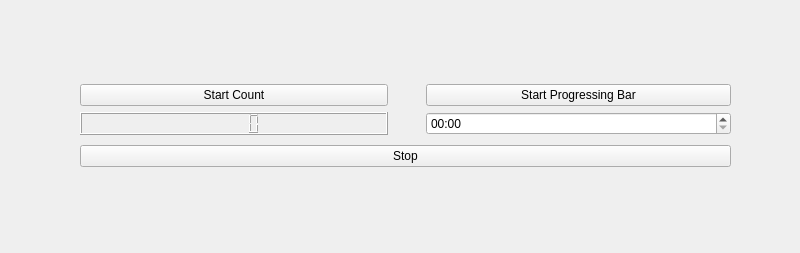
<?xml version="1.0" encoding="UTF-8"?>
<ui version="4.0">
 <class>Widget</class>
 <widget class="QWidget" name="Widget">
  <property name="geometry">
   <rect>
    <x>0</x>
    <y>0</y>
    <width>800</width>
    <height>253</height>
   </rect>
  </property>
  <property name="windowTitle">
   <string>Widget</string>
  </property>
  <widget class="QWidget" name="layoutWidget">
   <property name="geometry">
    <rect>
     <x>80</x>
     <y>80</y>
     <width>651</width>
     <height>93</height>
    </rect>
   </property>
   <layout class="QVBoxLayout" name="verticalLayout_3">
    <item>
     <layout class="QHBoxLayout" name="horizontalLayout">
      <item>
       <layout class="QVBoxLayout" name="verticalLayout">
        <property name="rightMargin">
         <number>15</number>
        </property>
        <item>
         <widget class="QPushButton" name="start">
          <property name="sizePolicy">
           <sizepolicy hsizetype="Expanding" vsizetype="Fixed">
            <horstretch>0</horstretch>
            <verstretch>0</verstretch>
           </sizepolicy>
          </property>
          <property name="text">
           <string>Start Count</string>
          </property>
         </widget>
        </item>
        <item>
         <widget class="QLCDNumber" name="lcdNumber">
          <property name="sizePolicy">
           <sizepolicy hsizetype="Expanding" vsizetype="Minimum">
            <horstretch>0</horstretch>
            <verstretch>0</verstretch>
           </sizepolicy>
          </property>
         </widget>
        </item>
       </layout>
      </item>
      <item>
       <layout class="QVBoxLayout" name="verticalLayout_2">
        <property name="leftMargin">
         <number>17</number>
        </property>
        <item>
         <widget class="QPushButton" name="progress">
          <property name="sizePolicy">
           <sizepolicy hsizetype="Expanding" vsizetype="Fixed">
            <horstretch>0</horstretch>
            <verstretch>0</verstretch>
           </sizepolicy>
          </property>
          <property name="text">
           <string>Start Progressing Bar</string>
          </property>
         </widget>
        </item>
        <item>
         <widget class="QTimeEdit" name="timeEdit">
          <property name="sizePolicy">
           <sizepolicy hsizetype="Expanding" vsizetype="Fixed">
            <horstretch>0</horstretch>
            <verstretch>0</verstretch>
           </sizepolicy>
          </property>
          <property name="currentSection">
           <enum>QDateTimeEdit::HourSection</enum>
          </property>
          <property name="displayFormat">
           <string>HH:mm</string>
          </property>
         </widget>
        </item>
       </layout>
      </item>
     </layout>
    </item>
    <item>
     <widget class="QPushButton" name="stop">
      <property name="text">
       <string>Stop</string>
      </property>
     </widget>
    </item>
   </layout>
  </widget>
 </widget>
 <resources/>
 <connections/>
</ui>
